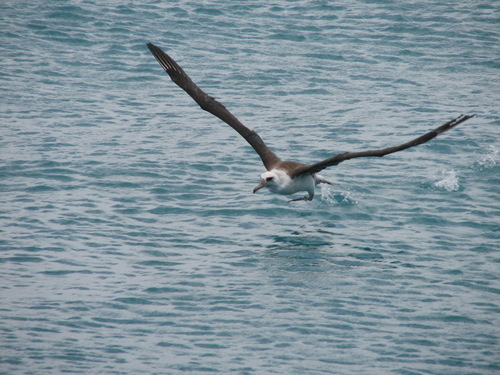
#> input picture NetModel/Dataset/bird/1.jpg, 500 x 375 px; its folder holds only this picture in this run
$ jupyter execute --allow-errors handbook.ipynb   (older library calls are emulated)
#> lines starting #> are read from the running program, lines starting #| are printed output that depends on the picture
### NetModel/Dataset/dataset.py
import numpy as np
import imageio
import os
from PIL import Image
from torchvision import transforms
from torchvision.transforms import InterpolationMode
import torch
import imageio.v2 as imageio


class CUB:
    # [122 lines left out: functions __init__, __getitem__, __len__, not called in this run]


class CUB_self:
    def __init__(self, input_size, root, is_train=True, data_len=None):
        self.input_size = input_size
        self.root = root
        self.is_train = is_train
        test_file = open(os.path.join(self.root, "test.txt"))
        train_file = open(os.path.join(self.root, "train.txt"))
        box_file = open(
            os.path.join("/data0/yy_data/Dataset/CUB_1", "bounding_boxes.txt")
        )
        train_val_file = open(os.path.join(self.root, "train_test_split.txt"))
        self.train_path = []
        self.test_path = []
        box_file_list = []
        train_test_list = []
        self.train_label = []
        self.test_label = []
        # 获取训练\验证标记
        for line in train_val_file:
            train_test_list.append(int(line[:-1].split(" ")[-1]))
        for line in box_file:
            data = line[:-1].split(" ")
            box_file_list.append(
                [  # id <x> <y> <width> <height>
                    int(float(data[2])),
                    int(float(data[1])),
                    int(float(data[4])),
                    int(float(data[3])),
                ]
            )
        self.train_box = torch.tensor(
            [x for i, x in zip(train_test_list, box_file_list) if i]
        )
        self.test_box = torch.tensor(
            [x for i, x in zip(train_test_list, box_file_list) if not i]
        )
        # 训练
        if self.is_train:
            for line in train_file:
                self.train_path.append(
                    [line[:-1].split(" ")[0], int(line[:-1].split(" ")[1])]
                )
                self.train_label.append([int(line[:-1].split(" ")[1])])
        # 验证
        if not self.is_train:
            for line in test_file:
                self.test_path.append(
                    [line[:-1].split(" ")[0], int(line[:-1].split(" ")[1])]
                )
                self.test_label.append([int(line[:-1].split(" ")[1])])

    # [108 lines left out: functions __getitem__, __len__, read_dataset, not called in this run]


# [10 lines that do not run on import are left out]

### NetModel/handbook.ipynb
#### 测试通道均值的特征图可视化效果

[cell 1]
from PIL import Image
import imageio.v2 as imageio
from torchvision import transforms
from torchvision.transforms import InterpolationMode
import torch
from skimage import measure
from matplotlib import pyplot as plot
import cv2
# 设置打印完整数据
import numpy as np
# np.set_printoptions(threshold=np.inf)

img_path = '/data0/yy_data/Dataset/CUB_1/test/008.Rhinoceros_Auklet/Rhinoceros_Auklet_0007_797521.jpg'


def img_transform(img_path):
    img =imageio.imread(img_path)
    img = Image.fromarray(img, mode="RGB")
    img = transforms.Resize((448,448),interpolation=InterpolationMode.BICUBIC)(img)
    img = transforms.RandomHorizontalFlip()(img)
    img = transforms.ColorJitter(brightness=0.2, contrast=0.2)(img)
    img = transforms.ToTensor()(img)
    img = transforms.Normalize([0.485, 0.456, 0.406], [0.229, 0.224, 0.225])(img)
    return img

#> (the rest of this cell did not finish here and is left out)

[cell 2]
import matplotlib.pyplot as plt
import matplotlib.patches as pat
from PIL import ImageDraw

# [7 lines left out: function drwa_image_rectange, not called in this run]
#> (the rest of this cell did not finish here and is left out)

[cell 3]
from  torch import nn
#> (the rest of this cell did not finish here and is left out)

##### DDT 获取object的位置

[cell 4]
import imageio
import torchvision.models as models
from matplotlib import pyplot as plt
# import imageio.v2 as imageio # 读取的文件格式为 h w c
from PIL import Image
import cv2
from torchvision.transforms import InterpolationMode
import os
import torch
import numpy as np
from PIL import Image
from torchvision import transforms
import torch.nn.functional as F
from sklearn.decomposition import PCA
from skimage import measure
from torch import nn
def read_img(path,size):
#> called with path = 'Dataset/bird/', size = 448
    img_list =[]
#> img_list = []
    img_path = [os.path.join(path,i) for i in os.listdir(path)]
    for j in img_path:
        img=imageio.imread(j)
#> img is the input picture: shape (375, 500, 3); mean R, G, B 129.7, 148.1, 158.1
        if len(img.shape) == 2:
                img = np.stack([img] * 3, 2)

        img = Image.fromarray(img,mode="RGB")
        img = transforms.Resize(
                (448,448),
                interpolation=InterpolationMode.BICUBIC,
            )(img)
        img = transforms.RandomHorizontalFlip()(img)
        img = transforms.ColorJitter(brightness=0.2, contrast=0.2)(img)
        img = transforms.ToTensor()(img)
        # img = transforms.Normalize([0.485, 0.456, 0.406], [0.229, 0.224, 0.225])(
        #                 img)
        # img = img.numpy()
        img_list.append(img)
    # 最后将list 变为tensor
    img_list = torch.stack(img_list,dim=0)
    return img_list,img_path


#> (the rest of this cell did not finish here and is left out)

[cell 5]
# plt.imshow(crop_img_list[0].transpose(1,2,0))
# [8 lines left out: function draw_image, not called in this run]

#> (the rest of this cell did not finish here and is left out)

#> (a cell that did not finish here is left out)

[cell 7]
import os
import numpy

from torch import tensor
# [19 lines of commented-out code are left out]
def read_img(path,size):
    img_list =[]
    img_path = [os.path.join(path,i) for i in os.listdir(path)]
    for j in img_path:
        img=imageio.imread(j)
        if len(img.shape) == 2:
                img = np.stack([img] * 3, 2)

        img = Image.fromarray(img,mode="RGB")
        img = transforms.Resize(
                (448,448),
                interpolation=InterpolationMode.BICUBIC,
            )(img)
        img = transforms.RandomHorizontalFlip()(img)
        img = transforms.ColorJitter(brightness=0.2, contrast=0.2)(img)
        img = transforms.ToTensor()(img)
        # img = transforms.Normalize([0.485, 0.456, 0.406], [0.229, 0.224, 0.225])(
        #                 img)
        img = img.numpy()
        img_list.append(img)
    return img_list,img_path
#> (the rest of this cell did not finish here and is left out)

[cell 8]
from numpy import dtype
from Dataset.dataset import CUB_self
# 通过数据集的批处理来读取数据
# data = read_dataset(448,3,'/data0/hwl_data/FGVC/CUB-1',"CUB")
#> (the rest of this cell did not finish here and is left out)


##### 使用 tensorboard 可视化图片列表


[cell 9]
from tensorboardX import SummaryWriter
import os

#> (the rest of this cell did not finish here and is left out)

使用 `Totensor`会将shape由`H,W,C`变为`C,H,W`

[cell 10]
test1 = np.ones((448,448,3))

#> (the rest of this cell did not finish here and is left out)

[cell 11]
import torch
#> (the rest of this cell did not finish here and is left out)

## Gauss混合模型

[cell 12]
# 高斯模型
from cProfile import label
from scipy.stats import norm
import matplotlib.pyplot as plt


def gauss_show(input):
    gauss1=norm.pdf(input, loc=0, scale=2)
    # loc: mean 均值， scale: standard deviation 标准差
    for i in range(len(input)):
        plt.scatter(input[i], 0,marker ='x',color='blue')
    plt.plot(input,gauss1,label='u=0,sigma=2')
    plt.legend(loc='upper right')
    plt.show()
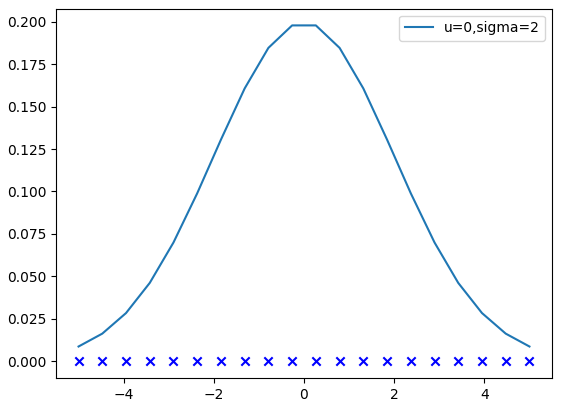
#> figure drawn by matplotlib, 1 panel; curve peaks at x = 0.263, y = 0.198
X1 = np.linspace(-5, 5, num=20)
gauss_show(X1)

[cell 13]
# 两组数据
X2=np.linspace(8, 16, num=20)
#数据合并
X = np.hstack((X1, X2))
gauss=norm.pdf(X, loc=np.mean(X), scale=np.std(X))

for i in range(len(X1)):
    plt.scatter(X1[i], 0,marker ='x',color='blue')
for i in range(len(X2)):
    plt.scatter(X2[i], 0,marker ='x',color='red')
plt.plot(X,gauss)
plt.show()
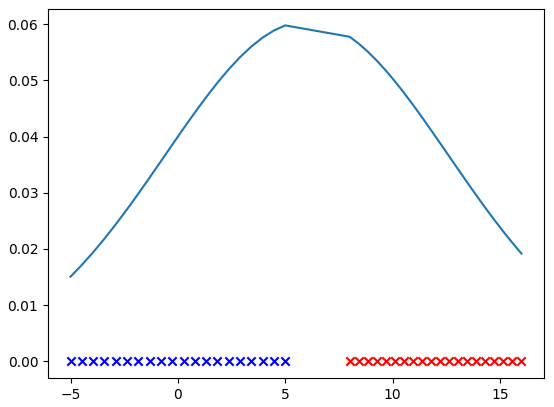
#> figure drawn by matplotlib, 1 panel; curve peaks at x = 5, y = 0.0598

[cell 14]
X2=np.linspace(8, 16, num=20)
gauss2=norm.pdf(X2, loc=12, scale=2)
gauss1=norm.pdf(X1, loc=0, scale=2)
plt.figure(figsize=(12, 6))
for i in range(len(X1)):
    plt.scatter(X1[i], 0,marker ='x',color='blue')
plt.plot(X1,gauss1)

for i in range(len(X2)):
    plt.scatter(X2[i], 0,marker ='x',color='red')
plt.plot(X2,gauss2)

plt.show()
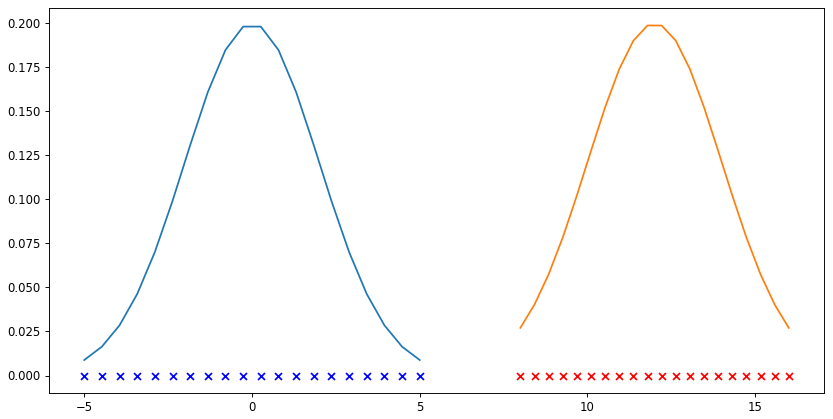
#> figure drawn by matplotlib, 1 panel; curve peaks at x = 0.263, y = 0.198; curve peaks at x = 11.79, y = 0.198

[cell 15]
true_Mu = [[0.5, 0.5], [5.5, 2.5], [1, 7]]
true_Var = [[1, 3], [2, 2], [6, 2]]
num1, mu1, var1 = 400, true_Mu[0], true_Var[0]
X1 = np.random.multivariate_normal(mu1, np.diag(var1), num1)
# 第二簇的数据
num2, mu2, var2 = 600, true_Mu[1], true_Var[1]
X2 = np.random.multivariate_normal(mu2, np.diag(var2), num2)
# 第三簇的数据
num3, mu3, var3 = 1000, true_Mu[2], true_Var[2]
X3 = np.random.multivariate_normal(mu3, np.diag(var3), num3)
# 合并在一起
X = np.vstack((X1, X2, X3))
# 显示数据
plt.figure(figsize=(10, 8))
plt.axis([-10, 15, -5, 15])
plt.scatter(X1[:, 0], X1[:, 1], s=5)
plt.scatter(X2[:, 0], X2[:, 1], s=5)
plt.scatter(X3[:, 0], X3[:, 1], s=5)
plt.show()
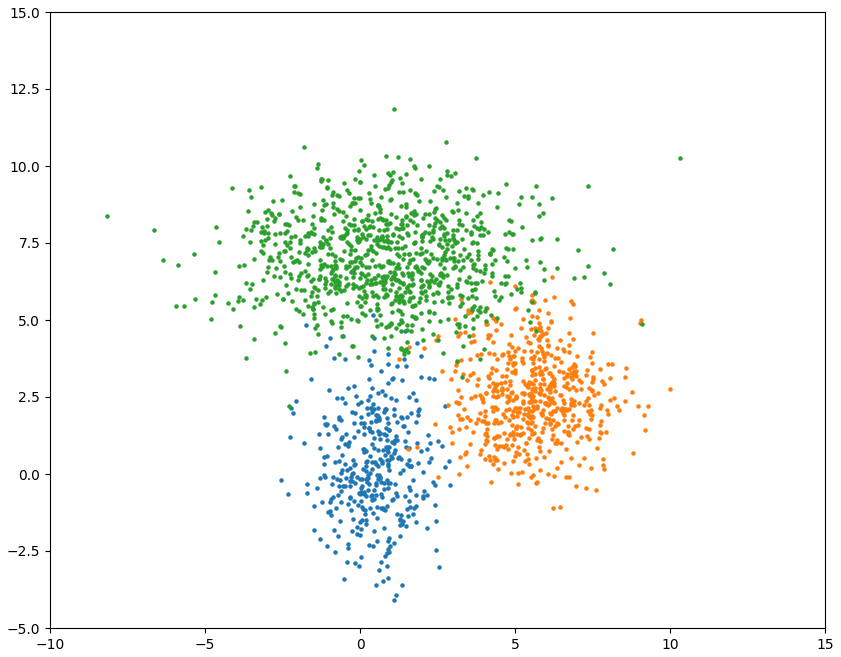
#> figure drawn by matplotlib, 1 panel

[cell 16]
# 显示数据

import seaborn as sns
fig, ax1 = plt.subplots(figsize=(10, 8))

plt.scatter(X1[:, 0], X1[:, 1], s=5, color="blue")
plt.scatter(X2[:, 0], X2[:, 1], s=5, color="green")
plt.scatter(X3[:, 0], X3[:, 1], s=5, color="red")

#副坐标轴
ax2 = ax1.twinx()
sns.distplot(X1[:, 0],hist=False, color="blue")
sns.distplot(X2[:, 0],hist=False, color="green")
sns.distplot(X3[:, 0],hist=False, color="red")

plt.show()
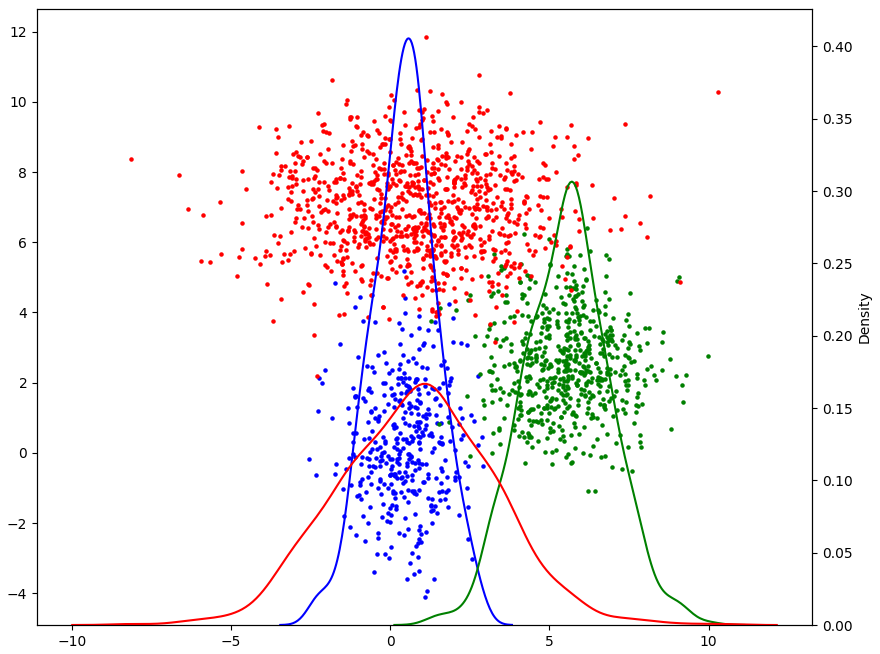
#> figure drawn by matplotlib, 2 panels; panel 2: curve peaks at x = 0.567, y = 0.406; panel 2: curve peaks at x = 5.71, y = 0.307; panel 2: curve peaks at x = 1.13, y = 0.167

[cell 17]
import numpy as np
from scipy import stats
from matplotlib.patches import Ellipse

class GMM(object):
    def __init__(self, k: int, d: int):
        '''
        k: K值即类别数
        d: 样本属性的数量即特征数量,为了可视化本例取2
        '''
#> called with k = 3, d = 2
        self.K = k
        # 初始化参数
        self.p = np.random.rand(k)
        self.p = self.p / self.p.sum()      # 保证所有p_k的和为1
        self.means = np.random.rand(k, d)#初始化均值
        self.covs = np.empty((k, d, d))#初始化方差
        for i in range(k):                  # 随机生成协方差矩阵，必须是半正定矩阵
            self.covs[i] = np.eye(d) * np.random.rand(1) * k

    # 画出聚类图像
    def plot_clusters(self,data,  Mu=None, Var=None):
        colors = ['b', 'g', 'r']
        n_clusters = len(self.means)
        plt.figure(figsize=(10, 8))
        plt.axis([-10, 15, -5, 15])
        plt.scatter(data[:, 0], data[:, 1], s=5)
        ax = plt.gca()
        for i in range(n_clusters):
            #迭代模型区域
            #Ellipse，参数：坐标，椭圆胖瘦
            ellipse = Ellipse(list(self.means[i]), 3 * self.covs[i][0][0], 3 * self.covs[i][1][1],alpha= 0.5 ,lw= 2, edgecolor=colors[i],ls='--')

            ax.add_patch(ellipse)
        if (Mu is not None) & (Var is not None):
            #原始数据
            for i in range(n_clusters):
                #plot_args = {'fc': 'None', 'lw': 2, 'edgecolor': colors[i], 'alpha': 0.5}
                ellipse = Ellipse(Mu[i], 3 * Var[i][0], 3 * Var[i][1],  fc='None',lw= 2, edgecolor=colors[i])
                ax.add_patch(ellipse)
        plt.show()
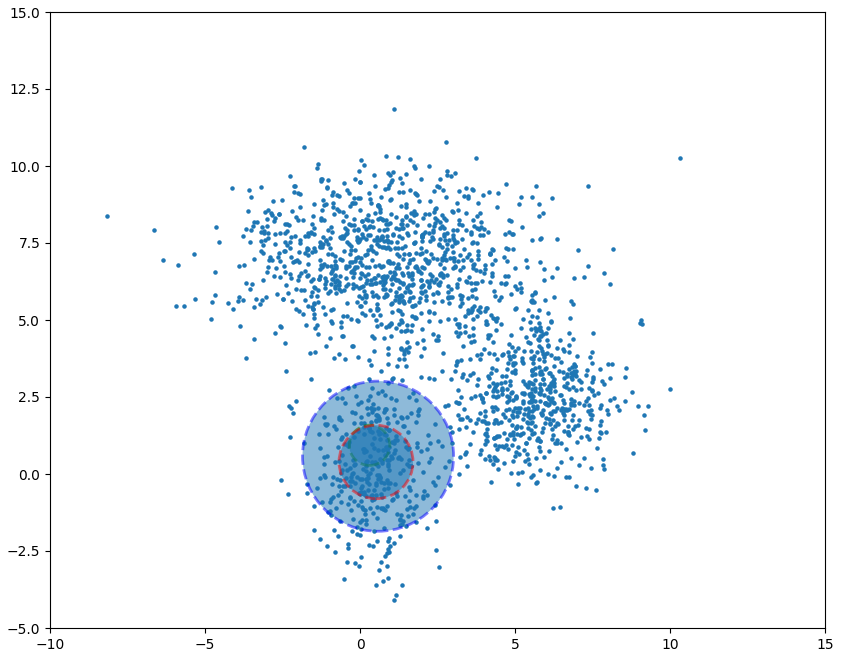
#> figure drawn by matplotlib, 1 panel


    # [33 lines left out: function fit, not called in this run]
# GMM(k=3,d=2).fit(X)
GMM(k=3,d=2).plot_clusters(X)
